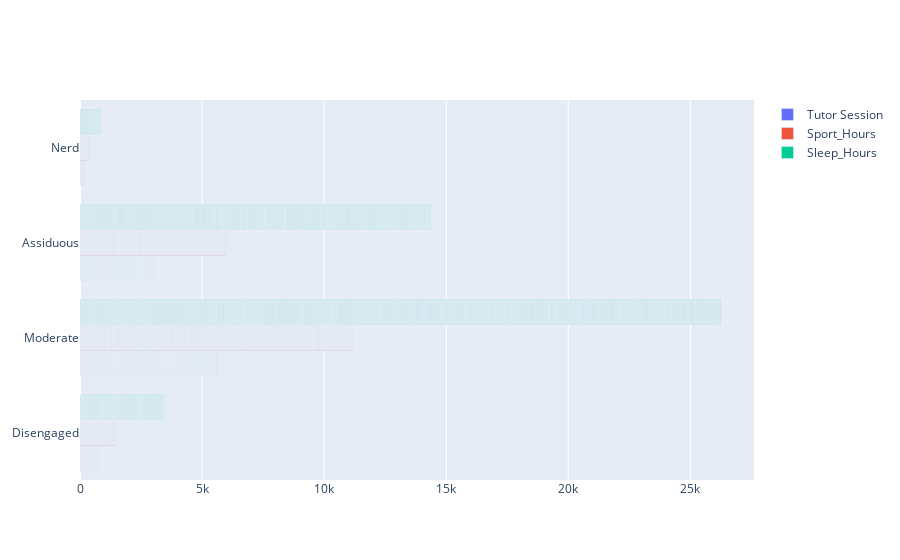

Notebook source saved alongside this figure:
### Code cell
fig=go.Figure(data=[
    go.Bar(x=data5['Tutoring_Sessions'], y=data5['Student_Category'],name='Tutor Session', orientation='h'
    ),
    go.Bar(x=data5['Physical_Activity'], y=data5['Student_Category'],name='Sport_Hours', orientation='h'
    ),
    go.Bar(x=data5['Sleep_Hours'], y=data5['Student_Category'],name='Sleep_Hours', orientation='h'
    )
])

fig.update_yaxes(categoryorder='array', categoryarray=['Disengaged', 'Moderate', 'Assiduous', 'Nerd']
)

fig.show()

### Figure 1 — Plotly figure (JSON) as saved in the notebook; plotly's stock layout.template omitted (floating-point values rounded to 4 significant figures; data arrays with more than 128 entries replaced by an {"elided": "..."} marker saying what was removed)
{"data": [{"name": "Tutor Session", "orientation": "h", "type": "bar", "x": {"elided": "6378 int values"}, "y": {"elided": "6378 str values"}}, {"name": "Sport_Hours", "orientation": "h", "type": "bar", "x": {"elided": "6378 int values"}, "y": {"elided": "6378 str values"}}, {"name": "Sleep_Hours", "orientation": "h", "type": "bar", "x": {"elided": "6378 int values"}, "y": {"elided": "6378 str values"}}], "layout": {"yaxis": {"categoryarray": ["Disengaged", "Moderate", "Assiduous", "Nerd"], "categoryorder": "array"}}}
